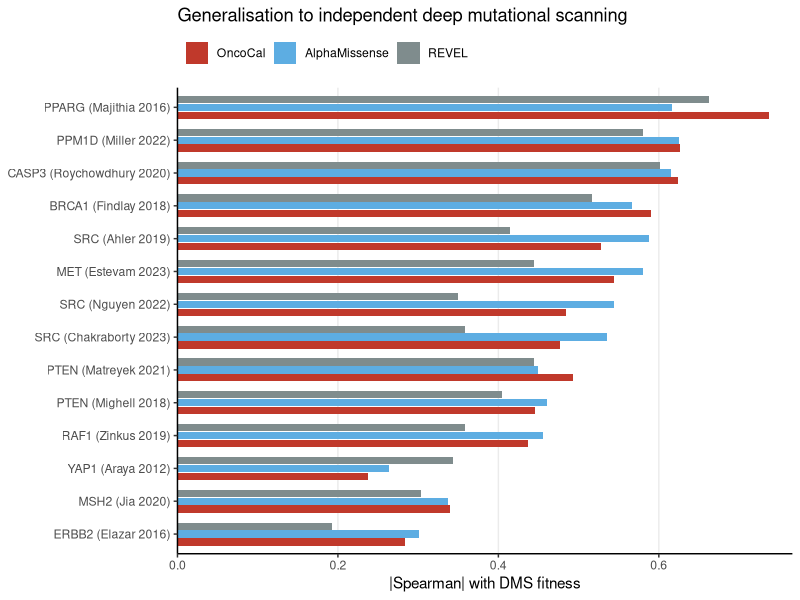
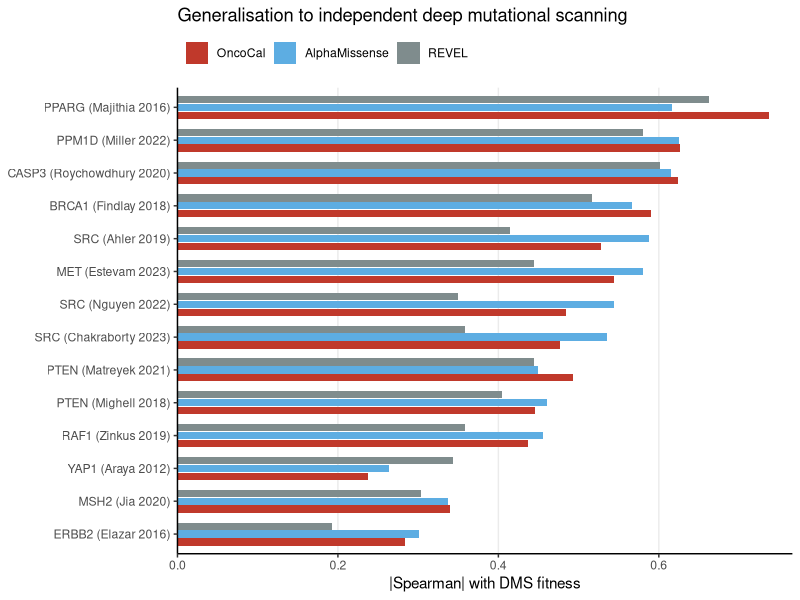

The R source for these figures, in order:
# Fig 5 — External validation on independent DMS (ProteinGym v1.3)
# Input: tables/external_validation_dms.tsv  Output: fig6_dms_spearman.{pdf,png}
# Message: model |Spearman| 0.492 ~= AlphaMissense 0.502 > REVEL 0.426; direction correct (generalises).
# Resolve the repository root from this script's own location so the script runs
# correctly whether invoked as `Rscript figures/<name>.R` from the repo root or as
# `Rscript <name>.R` from inside figures/.
.a <- commandArgs(trailingOnly = FALSE)
.f <- sub("^--file=", "", .a[grep("^--file=", .a)])
if (length(.f)) setwd(normalizePath(file.path(dirname(.f[1]), "..")))
dir.create("figures_R", showWarnings = FALSE)   # output directory, not tracked in git

suppressPackageStartupMessages({library(tidyverse)})

# ProteinGym assay ID -> clean label "GENE (Author Year)"
clean_label <- function(assay) {
  g  <- sub("_HUMAN.*", "", assay)
  yr <- str_extract(assay, "(19|20)[0-9]{2}")
  au <- str_match(assay, "_HUMAN_([A-Za-z]+)")[, 2]
  lab <- paste0(g, " (", au, " ", yr, ")")
  ifelse(grepl("_CD_", assay), sub("\\)$", ", CD)", lab), lab)  # disambiguate the duplicate SRC Ahler 2019
}

d <- read.delim("tables/external_validation_dms.tsv", check.names = FALSE) %>%
  filter(!is.na(spearman_MODEL) & spearman_MODEL != "") %>%
  mutate(across(starts_with("spearman_"), as.numeric),
         label = clean_label(assay)) %>%
  pivot_longer(starts_with("spearman_"), names_to = "predictor",
               names_prefix = "spearman_", values_to = "rho") %>%
  mutate(absrho = abs(rho),
         predictor = factor(recode(predictor, MODEL = "OncoCal"),
                            levels = c("OncoCal","AlphaMissense","REVEL")),
         label = fct_reorder(label, absrho, .fun = max))

# Colors: consistent with Fig 3 (OncoCal red, AlphaMissense light blue), REVEL grey
pal <- c("OncoCal" = "#C0392B", "AlphaMissense" = "#5DADE2", "REVEL" = "#7F8C8D")

p <- ggplot(d, aes(absrho, label, fill = predictor)) +
  geom_col(position = position_dodge(width = 0.72), width = 0.66) +
  scale_fill_manual(values = pal, name = NULL) +
  scale_x_continuous(expand = expansion(mult = c(0, 0.04))) +
  labs(x = "|Spearman| with DMS fitness", y = NULL,
       title = "Generalisation to independent deep mutational scanning") +
  theme_classic(base_size = 11) +
  theme(legend.position = "top", legend.justification = "left",
        panel.grid.major.x = element_line(color = "grey92"))

ggsave("figures_R/fig6_dms_spearman.pdf", p, width = 6.5, height = 5.5)
ggsave("figures_R/fig6_dms_spearman.png", p, width = 6.5, height = 5.5, dpi = 300)
